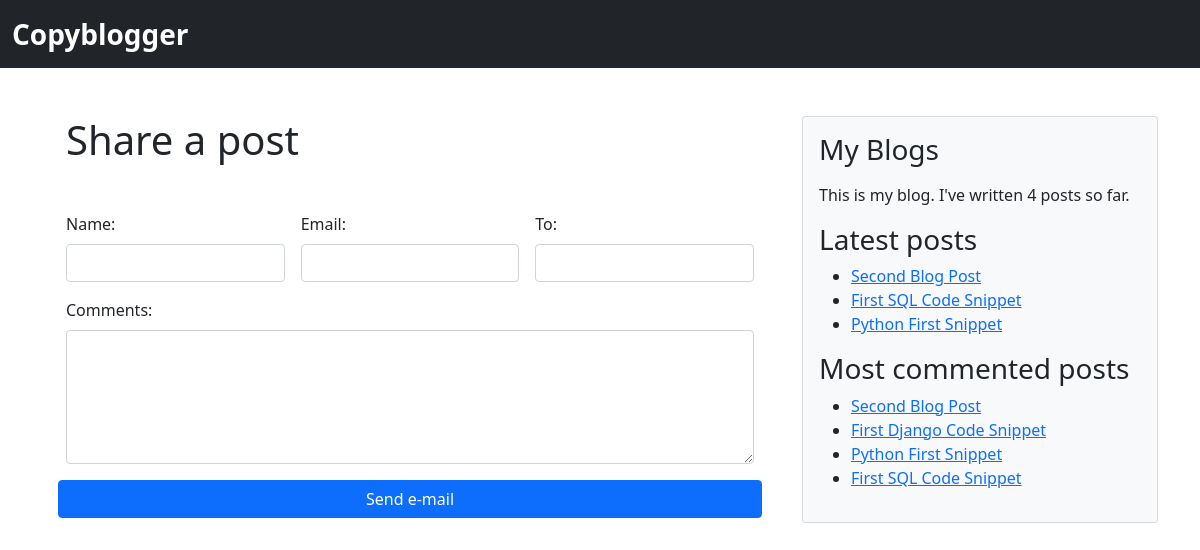
Page /1/share/ on the earlier database version.
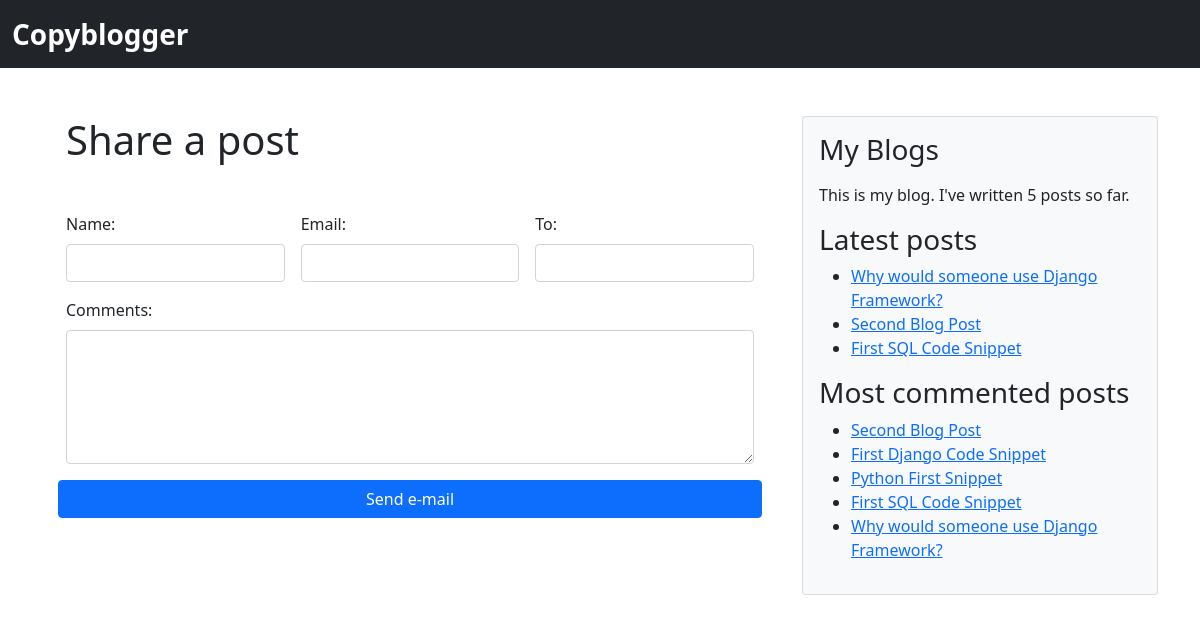
Same page on the later database version.
### blog/models.py (models this page shows, shortened)
class Post(models.Model):
    title = models.CharField(max_length=250)
    slug = models.SlugField(max_length=250,
    unique_for_date='publish')
    author = models.ForeignKey(User,
    on_delete=models.CASCADE,
    related_name='blog_posts')
    body = models.TextField()
    publish = models.DateTimeField(default=timezone.now)
    created = models.DateTimeField(auto_now_add=True)
    updated = models.DateTimeField(auto_now=True)
    status = models.CharField(max_length=10,
    choices=STATUS_CHOICES,
    default='draft')
    tags = TaggableManager()
    objects = models.Manager()
    published = PublishedManager()
    class Meta:
        ordering = ('-publish',)
    def get_absolute_url(self):
        return reverse('post_detail',
        args=[self.publish.year,
        self.publish.month,
        self.publish.day, self.slug])

### blog/views.py (the view)
# urls.py: path('<int:post_id>/share/',views.post_share, name='post_share'),
def post_share(request, post_id):
    template_name = 'post/share.html'
    post = get_object_or_404(Post, id=post_id, status='published')
    sent = False
    if request.method == 'POST':
        form = EmailPostForm(request.POST)
        if form.is_valid():
            cd = form.cleaned_data
            post_url = request.build_absolute_uri(
            post.get_absolute_url())
            subject = f"{cd['name']} recommends you read " f"{post.title}"
            message = f"Read {post.title} at {post_url}\n\n" f"{cd['name']}\'s comments: {cd['comments']}"
            send_mail(subject, message, 'admin@myblog.com',
            [cd['to']])
            sent = True
    else:
        form = EmailPostForm()
    context = {
        'post' : post,
        'form' : form,
        'sent' : sent
    }
    return render(request, template_name, context)

### blog/forms.py
class EmailPostForm(forms.Form):
    name = forms.CharField(max_length=25)
    email = forms.EmailField()
    to = forms.EmailField()
    comments = forms.CharField(required=False, widget=forms.Textarea)

### blog/managers.py (called while the page is built)
    def get_queryset(self):
        return super(PublishedManager, self).get_queryset().filter(status='published')

### blog/templatetags/blog_tags.py (called while the page is built)
@register.simple_tag
def total_posts():
    return Post.published.count()

@register.inclusion_tag('blog/post/latest_posts.html')
def show_latest_posts(count=5):
    latest_posts = Post.published.order_by('-publish')[:count]
    return {'latest_posts': latest_posts}

@register.simple_tag
def get_most_commented_posts(count=5):
    return Post.published.annotate(
    total_comments=Count('comments')
    ).order_by('-total_comments')[:count]

### blog/templates/blog/post/share.html (shortened to what this page needs)
{% extends "blog/base.html" %}
{% block content %}
<div class="container my-5">
    <div class="row justify-content-center">
        <div class="col-12">
            {% if sent %}
                <h1 class="fs-1">
                    E-mail successfully sent
                </h1>
                <p>
                    "{{ post.title }}" was successfully sent to {{ cd.to }}.
                </p>
            {% else %}
            <h1 class="mb-5">Share a post</h1>
            <form action="." method="post" class="row g-3 needs-validation" novalidate>
                <div class="col-12 col-md-4">
<label for="id_name" class="form-label">Name:</label>
<input type="text" name="name" maxlength="25"  id="id_name" required class="form-control">
</div>
<div class="col-12 col-md-4">
<label for="id_email" class="form-label">Email:</label>
<input type="email" name="email" required id="id_email" class="form-control">
</div>
<div class="col-12 col-md-4">
<label for="id_to" class="form-label">To:</label>
<input type="email" name="to" required id="id_to" class="form-control">
</div>
<div class="col-12 ">
<label for="id_comments" class="form-label">Comments:</label>
<textarea name="comments" cols="40" rows="5" id="id_comments" class="form-control">
</textarea>
</div>
                <input type="submit" value="Send e-mail" class="btn btn-primary">
            </form>
            {% endif %}
        </div>
    </div>
</div>
{% endblock %}

### blog/templates/blog/base.html (shortened to what this page needs)
{% load static blog_tags %}
<!doctype html>
<html lang="en">
<head>
    <link rel="stylesheet" href="{% static 'css/bootstrap.min.css' %}">
</head>
<body>
    {% block header %}
        {% include 'header.html' %}
    {% endblock header %}
    <div class="container">
        <div class="row">
            <div class="col-12 col-lg-8">
                {% block content %}
                {% endblock content %}
            </div>
            <div class="col-12 col-lg-4">
                <div class="card bg-light my-5">
                    <div class="card-body">
                        <h3 class="mb-3">
                            My Blogs
                        </h3>
                        <p>This is my blog. I've written {% total_posts %} posts so far.</p>
                        <h3>Latest posts</h3>
                        {% show_latest_posts 3 %}
                        <h3>Most commented posts</h3>
{% get_most_commented_posts as most_commented_posts %}
<ul>
{% for post in most_commented_posts %}
<li>
<a href="{{ post.get_absolute_url }}">{{ post.title }}</a>
</li>
{% endfor %}
</ul>
                    </div>
                </div>
            </div>
        </div>
    </div>
</body>
</html>

### blog/templates/blog/post/latest_posts.html
<ul>
{% for post in latest_posts %}
<li>
<a href="{{ post.get_absolute_url }}">{{ post.title }}</a>
</li>
{% endfor %}
</ul>

Differences in the rows shown:
no longer on one of the page's lists (row edited): Post: title "Python First Snippet"
added Post: title "Why would someone use Django Framework?"
Other differences:
text no longer shown: "4"
text now shown: "5"
